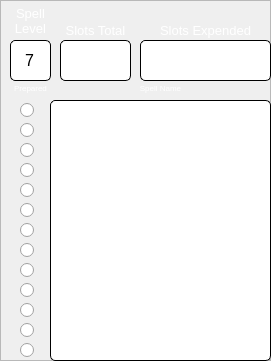
    <widget class="QFrame" name="frame_31">
     <property name="geometry">
      <rect>
       <x>910</x>
       <y>480</y>
       <width>271</width>
       <height>361</height>
      </rect>
     </property>
     <property name="frameShape">
      <enum>QFrame::StyledPanel</enum>
     </property>
     <property name="frameShadow">
      <enum>QFrame::Raised</enum>
     </property>
     <widget class="QLineEdit" name="SpellcastingAbility_14">
      <property name="geometry">
       <rect>
        <x>10</x>
        <y>40</y>
        <width>41</width>
        <height>41</height>
       </rect>
      </property>
      <property name="font">
       <font>
        <pointsize>12</pointsize>
       </font>
      </property>
      <property name="styleSheet">
       <string notr="true"> background-color: white;
 border-style: solid;
 border-width:1px;
 border-radius:5px;
 border-color: black;</string>
      </property>
      <property name="text">
       <string>7</string>
      </property>
      <property name="alignment">
       <set>Qt::AlignCenter</set>
      </property>
      <property name="readOnly">
       <bool>true</bool>
      </property>
     </widget>
     <widget class="QLineEdit" name="SlotsTotal7">
      <property name="geometry">
       <rect>
        <x>60</x>
        <y>40</y>
        <width>71</width>
        <height>41</height>
       </rect>
      </property>
      <property name="font">
       <font>
        <pointsize>12</pointsize>
       </font>
      </property>
      <property name="styleSheet">
       <string notr="true"> background-color: white;
 border-style: solid;
 border-width:1px;
 border-radius:5px;
 border-color: black;</string>
      </property>
      <property name="text">
       <string/>
      </property>
      <property name="alignment">
       <set>Qt::AlignCenter</set>
      </property>
     </widget>
     <widget class="QPlainTextEdit" name="Lvl7Spells">
      <property name="geometry">
       <rect>
        <x>50</x>
        <y>100</y>
        <width>221</width>
        <height>261</height>
       </rect>
      </property>
      <property name="font">
       <font>
        <pointsize>11</pointsize>
       </font>
      </property>
      <property name="styleSheet">
       <string notr="true"> background-color: white;
 border-style: solid;
 border-width:1px;
 border-radius:5px;
 border-color: black;</string>
      </property>
      <property name="plainText">
       <string/>
      </property>
     </widget>
     <widget class="QLabel" name="label_146">
      <property name="geometry">
       <rect>
        <x>0</x>
        <y>0</y>
        <width>61</width>
        <height>41</height>
       </rect>
      </property>
      <property name="font">
       <font>
        <pointsize>10</pointsize>
       </font>
      </property>
      <property name="styleSheet">
       <string notr="true">color: rgb(255, 255, 255);</string>
      </property>
      <property name="text">
       <string>Spell
Level</string>
      </property>
      <property name="alignment">
       <set>Qt::AlignCenter</set>
      </property>
     </widget>
     <widget class="QLineEdit" name="Expended7">
      <property name="geometry">
       <rect>
        <x>140</x>
        <y>40</y>
        <width>131</width>
        <height>41</height>
       </rect>
      </property>
      <property name="font">
       <font>
        <pointsize>12</pointsize>
       </font>
      </property>
      <property name="styleSheet">
       <string notr="true"> background-color: white;
 border-style: solid;
 border-width:1px;
 border-radius:5px;
 border-color: black;</string>
      </property>
      <property name="text">
       <string/>
      </property>
      <property name="alignment">
       <set>Qt::AlignCenter</set>
      </property>
     </widget>
     <widget class="QLabel" name="label_147">
      <property name="geometry">
       <rect>
        <x>50</x>
        <y>20</y>
        <width>91</width>
        <height>21</height>
       </rect>
      </property>
      <property name="font">
       <font>
        <pointsize>10</pointsize>
       </font>
      </property>
      <property name="styleSheet">
       <string notr="true">color: rgb(255, 255, 255);</string>
      </property>
      <property name="text">
       <string>Slots Total</string>
      </property>
      <property name="alignment">
       <set>Qt::AlignCenter</set>
      </property>
     </widget>
     <widget class="QLabel" name="label_148">
      <property name="geometry">
       <rect>
        <x>140</x>
        <y>20</y>
        <width>131</width>
        <height>21</height>
       </rect>
      </property>
      <property name="font">
       <font>
        <pointsize>10</pointsize>
       </font>
      </property>
      <property name="styleSheet">
       <string notr="true">color: rgb(255, 255, 255);</string>
      </property>
      <property name="text">
       <string>Slots Expended</string>
      </property>
      <property name="alignment">
       <set>Qt::AlignCenter</set>
      </property>
     </widget>
     <widget class="QRadioButton" name="Lvl7Prep2">
      <property name="geometry">
       <rect>
        <x>20</x>
        <y>120</y>
        <width>16</width>
        <height>20</height>
       </rect>
      </property>
      <property name="text">
       <string/>
      </property>
      <property name="autoExclusive">
       <bool>false</bool>
      </property>
     </widget>
     <widget class="QRadioButton" name="Lvl7Prep1">
      <property name="geometry">
       <rect>
        <x>20</x>
        <y>100</y>
        <width>16</width>
        <height>20</height>
       </rect>
      </property>
      <property name="text">
       <string/>
      </property>
      <property name="autoExclusive">
       <bool>false</bool>
      </property>
     </widget>
     <widget class="QRadioButton" name="Lvl7Prep4">
      <property name="geometry">
       <rect>
        <x>20</x>
        <y>160</y>
        <width>16</width>
        <height>20</height>
       </rect>
      </property>
      <property name="text">
       <string/>
      </property>
      <property name="autoExclusive">
       <bool>false</bool>
      </property>
     </widget>
     <widget class="QRadioButton" name="Lvl7Prep3">
      <property name="geometry">
       <rect>
        <x>20</x>
        <y>140</y>
        <width>16</width>
        <height>20</height>
       </rect>
      </property>
      <property name="text">
       <string/>
      </property>
      <property name="autoExclusive">
       <bool>false</bool>
      </property>
     </widget>
     <widget class="QRadioButton" name="Lvl7Prep6">
      <property name="geometry">
       <rect>
        <x>20</x>
        <y>200</y>
        <width>16</width>
        <height>20</height>
       </rect>
      </property>
      <property name="text">
       <string/>
      </property>
      <property name="autoExclusive">
       <bool>false</bool>
      </property>
     </widget>
     <widget class="QRadioButton" name="Lvl7Prep5">
      <property name="geometry">
       <rect>
        <x>20</x>
        <y>180</y>
        <width>16</width>
        <height>20</height>
       </rect>
      </property>
      <property name="text">
       <string/>
      </property>
      <property name="autoExclusive">
       <bool>false</bool>
      </property>
     </widget>
     <widget class="QRadioButton" name="Lvl7Prep8">
      <property name="geometry">
       <rect>
        <x>20</x>
        <y>240</y>
        <width>16</width>
        <height>20</height>
       </rect>
      </property>
      <property name="text">
       <string/>
      </property>
      <property name="autoExclusive">
       <bool>false</bool>
      </property>
     </widget>
     <widget class="QRadioButton" name="Lvl7Prep7">
      <property name="geometry">
       <rect>
        <x>20</x>
        <y>220</y>
        <width>16</width>
        <height>20</height>
       </rect>
      </property>
      <property name="text">
       <string/>
      </property>
      <property name="autoExclusive">
       <bool>false</bool>
      </property>
     </widget>
     <widget class="QLabel" name="label_149">
      <property name="geometry">
       <rect>
        <x>10</x>
        <y>80</y>
        <width>41</width>
        <height>16</height>
       </rect>
      </property>
      <property name="font">
       <font>
        <pointsize>6</pointsize>
       </font>
      </property>
      <property name="styleSheet">
       <string notr="true">color: rgb(255, 255, 255);</string>
      </property>
      <property name="text">
       <string>Prepared</string>
      </property>
      <property name="alignment">
       <set>Qt::AlignCenter</set>
      </property>
     </widget>
     <widget class="QLabel" name="label_150">
      <property name="geometry">
       <rect>
        <x>50</x>
        <y>80</y>
        <width>221</width>
        <height>16</height>
       </rect>
      </property>
      <property name="font">
       <font>
        <pointsize>6</pointsize>
       </font>
      </property>
      <property name="styleSheet">
       <string notr="true">color: rgb(255, 255, 255);</string>
      </property>
      <property name="text">
       <string>Spell Name</string>
      </property>
      <property name="alignment">
       <set>Qt::AlignCenter</set>
      </property>
     </widget>
     <widget class="QRadioButton" name="Lvl7Prep11">
      <property name="geometry">
       <rect>
        <x>20</x>
        <y>300</y>
        <width>16</width>
        <height>20</height>
       </rect>
      </property>
      <property name="text">
       <string/>
      </property>
      <property name="autoExclusive">
       <bool>false</bool>
      </property>
     </widget>
     <widget class="QRadioButton" name="Lvl7Prep10">
      <property name="geometry">
       <rect>
        <x>20</x>
        <y>280</y>
        <width>16</width>
        <height>20</height>
       </rect>
      </property>
      <property name="text">
       <string/>
      </property>
      <property name="autoExclusive">
       <bool>false</bool>
      </property>
     </widget>
     <widget class="QRadioButton" name="Lvl7Prep13">
      <property name="geometry">
       <rect>
        <x>20</x>
        <y>340</y>
        <width>16</width>
        <height>20</height>
       </rect>
      </property>
      <property name="text">
       <string/>
      </property>
      <property name="autoExclusive">
       <bool>false</bool>
      </property>
     </widget>
     <widget class="QRadioButton" name="Lvl7Prep12">
      <property name="geometry">
       <rect>
        <x>20</x>
        <y>320</y>
        <width>16</width>
        <height>20</height>
       </rect>
      </property>
      <property name="text">
       <string/>
      </property>
      <property name="autoExclusive">
       <bool>false</bool>
      </property>
     </widget>
     <widget class="QRadioButton" name="Lvl7Prep9">
      <property name="geometry">
       <rect>
        <x>20</x>
        <y>260</y>
        <width>16</width>
        <height>20</height>
       </rect>
      </property>
      <property name="text">
       <string/>
      </property>
      <property name="autoExclusive">
       <bool>false</bool>
      </property>
     </widget>
    </widget>
